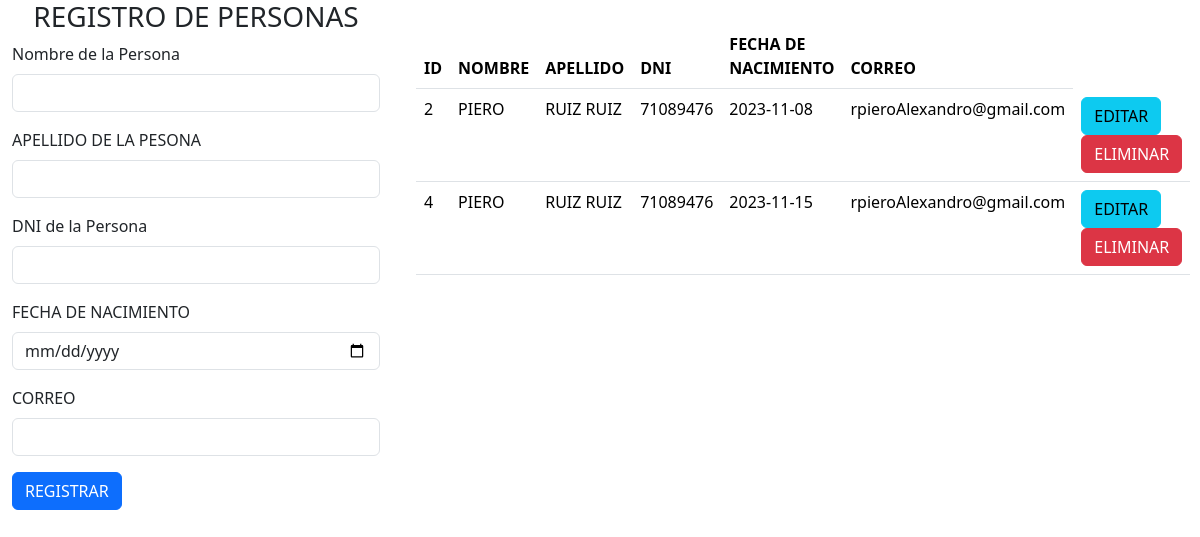
The page / on the database its author committed.
### tables this page shows
CREATE TABLE `persona` (
  `id_persona` int(11) NOT NULL,
  `nombre` varchar(255) NOT NULL,
  `apellido` varchar(255) NOT NULL,
  `dni` varchar(255) NOT NULL,
  `fecha_nac` varchar(255) NOT NULL,
  `correo` varchar(255) NOT NULL
);

### index.php (the view, shortened to what this page needs)
<!DOCTYPE html>
<html lang="en">
<head>
    <link href="https://cdn.jsdelivr.net/npm/bootstrap@5.3.2/dist/css/bootstrap.min.css" rel="stylesheet">
</head>
<body>
 <div class="container-fluid row">
<form class="col-4" method="POST">
<h3 class="text-center text-secundary"> REGISTRO DE  PERSONAS</h3>
  <div class="mb-3">
    <label for="exampleInputEmail1" class="form-label">Nombre  de  la  Persona</label>
    <input type="text" class="form-control" id="exampleInputEmail1" aria-describedby="emailHelp" name="nombre">
  </div>
  <div class="mb-3">
    <label for="exampleInputEmail1" class="form-label">APELLIDO  DE LA  PESONA</label>
    <input type="text" class="form-control" id="exampleInputEmail1" aria-describedby="emailHelp" name="apellido">
  </div>
  <div class="mb-3">
    <label for="exampleInputEmail1" class="form-label">DNI de  la  Persona</label>
    <input type="text" class="form-control" id="exampleInputEmail1" aria-describedby="emailHelp" name="dni">
  </div>
  <div class="mb-3">
    <label for="exampleInputEmail1" class="form-label">FECHA DE  NACIMIENTO</label>
    <input type="date" class="form-control" id="exampleInputEmail1" aria-describedby="emailHelp" name="fecha">
  </div>
  <div class="mb-3">
    <label for="exampleInputEmail1" class="form-label">CORREO</label>
    <input type="email" class="form-control" id="exampleInputEmail1" aria-describedby="emailHelp" name="correo">
  </div>
  <button type="submit" class="btn btn-primary" name="btnregistrar" value="OK">REGISTRAR</button>
</form>
  <div class="col-8 p-4">
  <table class="table">
  <thead class="bg-info">
    <tr>
      <th scope="col">ID</th>
      <th scope="col">NOMBRE</th>
      <th scope="col">APELLIDO</th>
      <th scope="col">DNI</th>
      <th scope="col">FECHA  DE  NACIMIENTO</th>
      <th scope="col">CORREO</th>
    </tr>
  </thead>
  <tbody>
    <?php
    include  "model/conexion.php";
    $sql= $conexion->query("SELECT * FROM persona");
    while ($datos = $sql-> fetch_object()){ ?>
    <tr>
      <td><?= $datos ->id_persona;?></td>
      <td><?= $datos ->nombre;?></td>
      <td><?= $datos ->apellido;?></td>
      <td><?= $datos ->dni;?></td>
      <td><?= $datos ->fecha_nac;?></td>
      <td><?= $datos ->correo;?></td>
      <td>
        <a href="modificar.php?id=<?=$datos->id_persona?>" class="btn btn-info">EDITAR</a>
        <a href="index.php?id=<?=$datos->id_persona?>" class="btn btn-danger">ELIMINAR</a>
      </td>
    </tr>
    <?php
   }
   ?>
  </tbody>
</table>
  </div>
 </div>
</body>
</html>

### rows shown on the page
persona: id_persona "2", nombre "PIERO", apellido "RUIZ RUIZ", dni "71089476", fecha_nac "2023-11-08", correo "rpieroAlexandro@gmail.com"
persona: id_persona "4", nombre "PIERO", apellido "RUIZ RUIZ", dni "71089476", fecha_nac "2023-11-15", correo "rpieroAlexandro@gmail.com"
